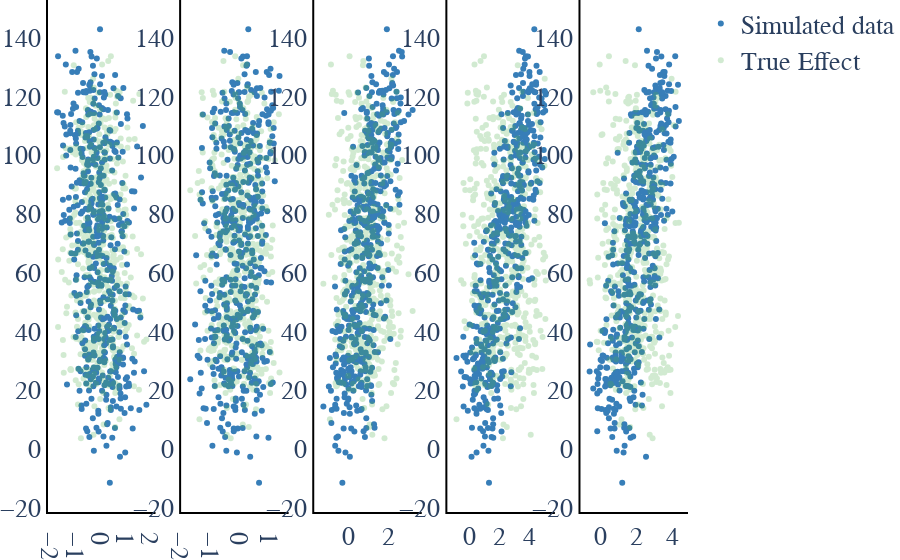

Source (notebook cell):
### Code cell
fig = plot_ilr_X_vs_Y(X_sim_ilr, Y_sim, Y_star)

fig.update_layout(xaxis3=dict(showline=True, linewidth=2, linecolor="black"))
fig.update_layout(yaxis3=dict(showline=True, linewidth=2, linecolor="black"))
fig.update_layout(xaxis4=dict(showline=True, linewidth=2, linecolor="black"))
fig.update_layout(yaxis4=dict(showline=True, linewidth=2, linecolor="black"))
fig.update_layout(xaxis5=dict(showline=True, linewidth=2, linecolor="black"))
fig.update_layout(yaxis5=dict(showline=True, linewidth=2, linecolor="black"))

fig.write_image(os.path.join(savepath,
                             "Data_vs_trueeffect_" +str(p)+"InstrumentStrength_"+str(instrument_strength)+".pdf" ))


fig.show()

### Figure 1 — Plotly figure (JSON) as saved in the notebook; plotly's stock layout.template omitted (floating-point values rounded to 4 significant figures; data arrays with more than 128 entries replaced by an {"elided": "..."} marker saying what was removed)
{"data": [{"marker": {"color": "#377eb8"}, "mode": "markers", "name": "Simulated data", "showlegend": true, "type": "scatter", "x": {"elided": "500 float values"}, "xaxis": "x", "y": {"elided": "500 float values"}, "yaxis": "y"}, {"marker": {"color": "#4daf4a"}, "mode": "markers", "name": "True Effect", "opacity": 0.25, "showlegend": true, "type": "scatter", "x": {"elided": "500 float values"}, "xaxis": "x", "y": {"elided": "500 float values"}, "yaxis": "y"}, {"marker": {"color": "#377eb8"}, "mode": "markers", "name": "Simulated data", "showlegend": false, "type": "scatter", "x": {"elided": "500 float values"}, "xaxis": "x2", "y": {"elided": "500 float values"}, "yaxis": "y2"}, {"marker": {"color": "#4daf4a"}, "mode": "markers", "name": "True Effect", "opacity": 0.25, "showlegend": false, "type": "scatter", "x": {"elided": "500 float values"}, "xaxis": "x2", "y": {"elided": "500 float values"}, "yaxis": "y2"}, {"marker": {"color": "#377eb8"}, "mode": "markers", "name": "Simulated data", "showlegend": false, "type": "scatter", "x": {"elided": "500 float values"}, "xaxis": "x3", "y": {"elided": "500 float values"}, "yaxis": "y3"}, {"marker": {"color": "#4daf4a"}, "mode": "markers", "name": "True Effect", "opacity": 0.25, "showlegend": false, "type": "scatter", "x": {"elided": "500 float values"}, "xaxis": "x3", "y": {"elided": "500 float values"}, "yaxis": "y3"}, {"marker": {"color": "#377eb8"}, "mode": "markers", "name": "Simulated data", "showlegend": false, "type": "scatter", "x": {"elided": "500 float values"}, "xaxis": "x4", "y": {"elided": "500 float values"}, "yaxis": "y4"}, {"marker": {"color": "#4daf4a"}, "mode": "markers", "name": "True Effect", "opacity": 0.25, "showlegend": false, "type": "scatter", "x": {"elided": "500 float values"}, "xaxis": "x4", "y": {"elided": "500 float values"}, "yaxis": "y4"}, {"marker": {"color": "#377eb8"}, "mode": "markers", "name": "Simulated data", "showlegend": false, "type": "scatter", "x": {"elided": "500 float values"}, "xaxis": "x5", "y": {"elided": "500 float values"}, "yaxis": "y5"}, {"marker": {"color": "#4daf4a"}, "mode": "markers", "name": "True Effect", "opacity": 0.25, "showlegend": false, "type": "scatter", "x": {"elided": "500 float values"}, "xaxis": "x5", "y": {"elided": "500 float values"}, "yaxis": "y5"}], "layout": {"font": {"family": "serif", "size": 26}, "margin": {"b": 0, "l": 0, "r": 0, "t": 0}, "plot_bgcolor": "rgba(0,0,0,0)", "xaxis": {"anchor": "y", "domain": [0, 0.168], "linecolor": "black", "linewidth": 2, "showline": true}, "xaxis2": {"anchor": "y2", "domain": [0.208, 0.376], "linecolor": "black", "linewidth": 2, "showline": true}, "xaxis3": {"anchor": "y3", "domain": [0.416, 0.584], "linecolor": "black", "linewidth": 2, "showline": true}, "xaxis4": {"anchor": "y4", "domain": [0.624, 0.792], "linecolor": "black", "linewidth": 2, "showline": true}, "xaxis5": {"anchor": "y5", "domain": [0.832, 1], "linecolor": "black", "linewidth": 2, "showline": true}, "yaxis": {"anchor": "x", "domain": [0, 1], "linecolor": "black", "linewidth": 2, "showline": true}, "yaxis2": {"anchor": "x2", "domain": [0, 1], "linecolor": "black", "linewidth": 2, "showline": true}, "yaxis3": {"anchor": "x3", "domain": [0, 1], "linecolor": "black", "linewidth": 2, "showline": true}, "yaxis4": {"anchor": "x4", "domain": [0, 1], "linecolor": "black", "linewidth": 2, "showline": true}, "yaxis5": {"anchor": "x5", "domain": [0, 1], "linecolor": "black", "linewidth": 2, "showline": true}}}
